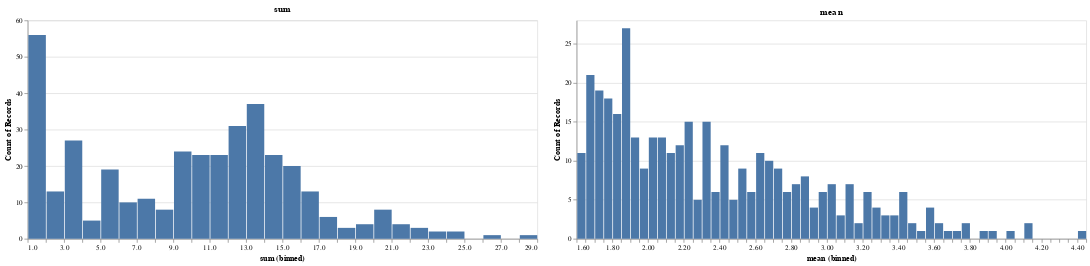

This figure's notebook cell:
### Code cell
nes_sum_mean_dist("cp", abs=True, alpha=0.05)

### Figure 1 — Vega-Lite specification as saved in the notebook (floating-point values rounded to 4 significant figures; data arrays with more than 128 entries replaced by an {"elided": "..."} marker saying what was removed)
{"config": {"view": {"continuousWidth": 300, "continuousHeight": 300}}, "hconcat": [{"mark": {"type": "bar"}, "encoding": {"x": {"bin": {"step": 1}, "field": "sum", "type": "quantitative"}, "y": {"aggregate": "count", "type": "quantitative"}}, "height": 300, "title": "sum", "width": 700}, {"mark": {"type": "bar"}, "encoding": {"x": {"bin": {"step": 0.05}, "field": "mean", "type": "quantitative"}, "y": {"aggregate": "count", "type": "quantitative"}}, "height": 300, "title": "mean", "width": 700}], "data": {"name": "data-1af322a2648c98da10da7e7322586804"}, "$schema": "https://vega.github.io/schema/vega-lite/v5.15.1.json", "datasets": {"data-1af322a2648c98da10da7e7322586804": {"elided": "377 records"}}}
